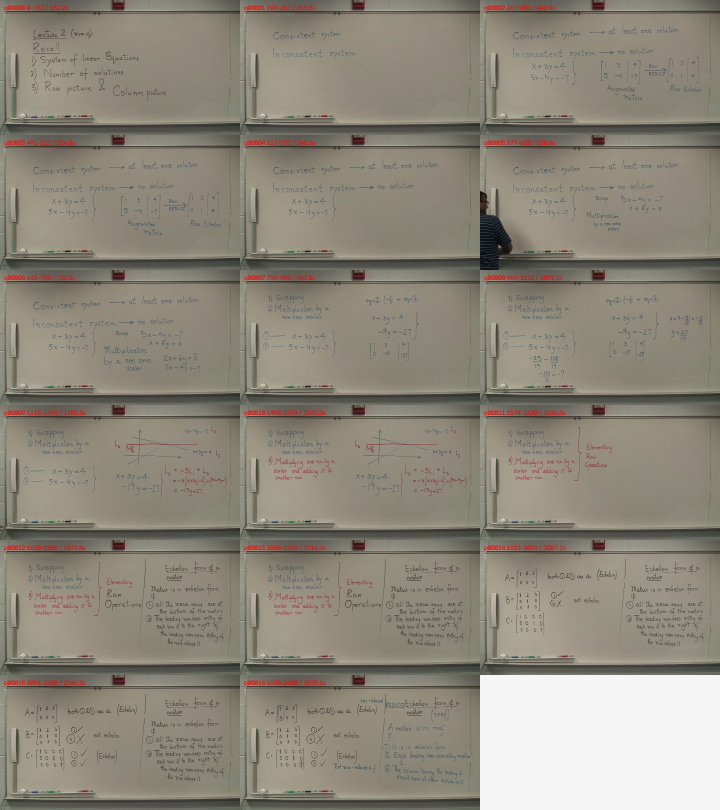
#> input picture experiments/ab-refinement/review-pages15/lecture02-testing-pages.jpg, 1440 x 1620 px (shown at 1/2 size)
$ python -i vision.py   (imports and definitions only)   (older library calls are emulated)
#> lines starting #> are read from the running program, lines starting #| are printed output that depends on the picture; after the words box and inside, x2 and y2 are one past the last pixel; in counts of white or black regions, pixels touching at a corner belong together
#> further down, picture is the input picture: shape (1620, 1440, 3); mean B, G, R 122.3, 135.3, 141.3
"""Model-free fixed-camera board measurements. No generated/inpainted pixels."""
from dataclasses import asdict, dataclass
from functools import lru_cache

import cv2
import numpy as np


@dataclass
class Config:
    sample_seconds: float = 0.5
    analysis_width: int = 640
    board: str = "auto"
    roi: tuple = (0.0, 0.0, 1.0, 1.0)
    confirm: int = 2
    change_pixels: int = 35
    change_fraction: float = 0.001
    cut_fraction: float = 0.65
    tile_size: int = 32
    reconstruction: bool = True

    # [11 lines left out: function validate, not called in this run]

    def json(self):
        return asdict(self)


# [11 lines left out: functions crop, small, not called in this run]


@lru_cache(maxsize=8)
def _surface_basis(h, w):
    yy, xx = np.mgrid[:h, :w].astype("float32")
    xx, yy = 2*xx/w-1, 2*yy/h-1
    return np.stack((xx*0+1, xx, yy, xx*yy, xx*xx, yy*yy), axis=-1)


def surface_foreground(image, polarity=None, return_core=False):
    """Fit a smooth illumination field, not a single board color.

    Robust coarse-cell regression excludes large departures. A color departure
    must contain a thick core: a stroke touching a person cannot flood-fill the
    entire connected writing component into the foreground mask.
    The fitted image is analysis-only and is never used as reconstructed pixels.
    """
#> called with return_core = True
    h, w = image.shape[:2]
    gray = cv2.cvtColor(image, cv2.COLOR_BGR2GRAY)
    if polarity is None:
        detail = gray.astype("float32")-cv2.GaussianBlur(gray.astype("float32"), (0, 0), 3)
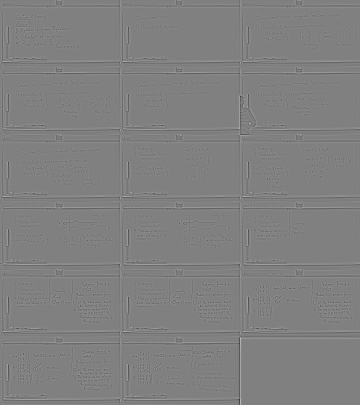
#> detail: shape (1620, 1440) float32 (shown at 1/4 size); min -111, max 109.7, mean 0; drawn with min black and max white
        dark = np.maximum(-detail-8, 0).sum()
#> dark = 3595286.5
        light = np.maximum(detail-8, 0).sum()
#> light = 2026824.6
        polarity = "whiteboard" if dark > light else "blackboard"
#> polarity = 'whiteboard'
    points, colors = [], []
    for y in range(0, h, 32):
        for x in range(0, w, 32):
            tile, g = image[y:y+32, x:x+32], gray[y:y+32, x:x+32]
            lo, hi = np.percentile(g, (60, 90) if polarity == "whiteboard" else (10, 40))
            colors.append(np.median(tile[(g >= lo) & (g <= hi)], axis=0))
            points.append((2*(x+tile.shape[1]/2)/w-1, 2*(y+tile.shape[0]/2)/h-1))
#> g: shape (20, 32); every value is 245
#> after the loop, colors = 2295 items, first 6: [117, 130, 135], [100, 113, 125], [92, 102, 117], [88, 96, 110], [95, 104, 107], [105, 115, 118]; points = 2295 pairs, first value -0.978 to 0.978, second value -0.98 to 0.988
    x, y = np.asarray(points).T
#> x = 2295 values, max 0.978 at index 44, min -0.978 at index 0, mean 5.42e-18; y = 2295 values from -0.98 to 0.988
    basis = np.stack((x*0+1, x, y, x*y, x*x, y*y), axis=-1)
#> basis = 2295 rows, first 6: [1, -0.978, -0.98, 0.958, 0.956, 0.961], [1, -0.933, -0.98, 0.915, 0.871, 0.961], [1, -0.889, -0.98, 0.871, 0.79, 0.961], [1, -0.844, -0.98, 0.828, 0.713, 0.961], [1, -0.8, -0.98, 0.784, 0.64, 0.961], [1, -0.756, -0.98, 0.741, 0.571, 0.961]
    colors = np.asarray(colors)
#> colors = 2295 rows, first 8: [117, 130, 135], [100, 113, 125], [92, 102, 117], [88, 96, 110], [95, 104, 107], [105, 115, 118], [115, 127, 130], [118, 129, 140]
    # Board illumination can vary smoothly, but a lecturer's clothing must not
    # become the illumination model. Use robust tile chromaticity and a soft
    # brightness prior before fitting, rather than fitting the actor first.
    chroma = colors-colors.mean(axis=1, keepdims=True)
#> chroma = 2295 rows, first 8: [-10.33, 2.67, 7.67], [-12.67, 0.333, 12.33], [-11.67, -1.67, 13.33], [-10, -2, 12], [-7, 2, 5], [-7.67, 2.33, 5.33], [-9, 3, 6], [-11, 0, 11]
    dominant_chroma = np.median(chroma, axis=0)
#> dominant_chroma = [-12, 3, 9.33]
    chroma_distance = np.max(np.abs(chroma-dominant_chroma), axis=1)
#> chroma_distance = 2295 values, max 18.33 at index 660, min 0.333 at index 79, mean 2.43
    tile_gray = colors.mean(axis=1)
#> tile_gray = 2295 values, max 245 at index 1920, min 25.33 at index 705, mean 140.4
    board_level = np.percentile(tile_gray, 75 if polarity == "whiteboard" else 25)
#> board_level = 144
    brightness_distance = np.abs(tile_gray-board_level)
#> brightness_distance = 2295 values, max 118.7 at index 705, min 0 at index 710, mean 17.72
    prior = np.minimum(1, 8/np.maximum(chroma_distance, 1))**2
#> prior = 2295 values, max 1 at index 0, min 0.19 at index 660, mean 0.966
    prior *= np.minimum(1, 30/np.maximum(brightness_distance, 1))**2
#> prior = 2295 values, max 1 at index 0, min 0.0129 at index 660, mean 0.904
    weights = prior.copy()
#> weights has the same summary as prior
    for _ in range(5):
        fit = np.linalg.lstsq(basis*weights[:, None], colors*weights[:, None], rcond=None)[0]
        residual = (colors-basis@fit).mean(axis=1)
        weights = prior*np.minimum(1, 10/np.maximum(np.abs(residual), 1))
        weights[residual < -16 if polarity == "whiteboard" else residual > 16] *= .1
    surface = _surface_basis(h, w) @ fit
#> in _surface_basis, `yy, xx = np.mgrid[:h, :w].astype("float32")`:
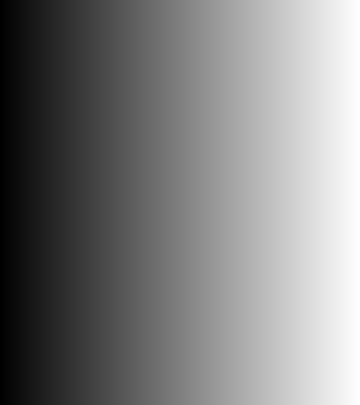
#> xx: shape (1620, 1440) float32 (shown at 1/4 size); min 0, max 1439, mean 719.5; drawn with min black and max white
    departure = (np.max(np.abs(surface-image), axis=2) > 35).astype("uint8")
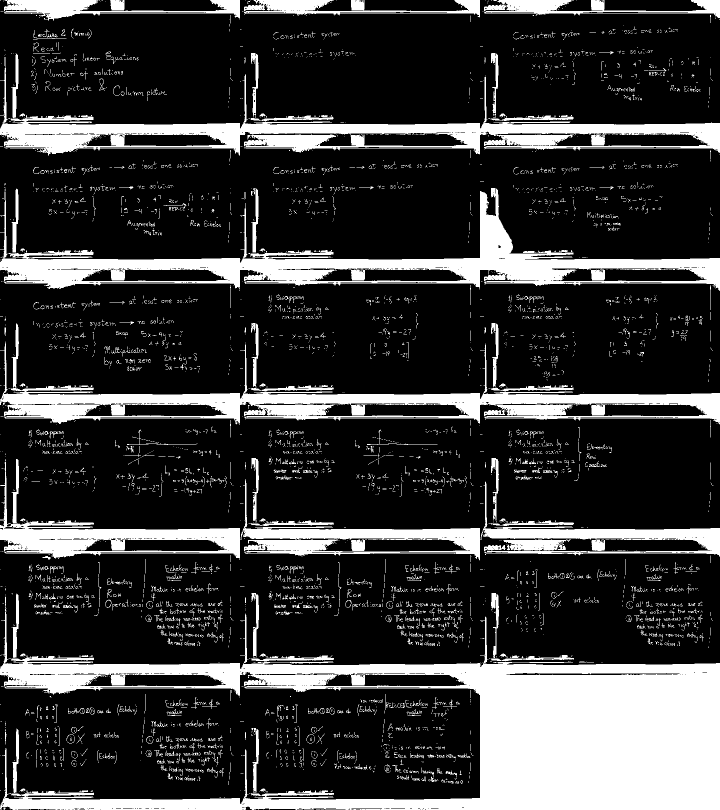
#> departure: shape (1620, 1440) (shown at 1/2 size); values 0 (black) and 1 (white), 21.9% white; 5196 white regions (4529 under 20 px), largest, box (x1, y1, x2, y2) and area: (0, 1193, 1440, 1620) 201254, (0, 376, 1440, 582) 61548, (0, 114, 1440, 311) 53670
    filled = cv2.morphologyEx(departure, cv2.MORPH_CLOSE, np.ones((3, 3), np.uint8))
#> filled: shape (1620, 1440); values 0 (black) and 1 (white), 23.8% white; 2575 white regions (1711 under 20 px), largest, box (x1, y1, x2, y2) and area: (0, 1186, 1440, 1620) 211915, (0, 374, 1440, 620) 68620, (0, 106, 1440, 311) 63134
    core = cv2.morphologyEx(filled, cv2.MORPH_OPEN, np.ones((13, 13), np.uint8))
#> core: shape (1620, 1440); values 0 (black) and 1 (white), 18.1% white; 29 white regions, largest, box (x1, y1, x2, y2) and area: (0, 1318, 1440, 1620) 196123, (0, 388, 1440, 576) 56196, (5, 780, 1440, 847) 49476
    foreground = cv2.dilate(core, np.ones((9, 9), np.uint8)).astype(bool)
#> foreground: shape (1620, 1440) bool; 21.9% white; 19 white regions, largest, box (x1, y1, x2, y2) and area: (0, 1314, 1440, 1620) 214039, (0, 375, 1440, 580) 73457, (0, 234, 1440, 310) 65493
    # A thin forearm can be narrower than the thick foreground core. Extend
    # only substantial skin-colour components connected to existing foreground;
    # this keeps pointed hands out of the confirmed-writing accumulator.
    delta = image.astype(float)-surface
    skin = ((delta[:,:,2]-delta[:,:,0]>12) & (delta[:,:,2]-delta[:,:,1]>4)
            & (np.max(np.abs(delta),axis=2)>20)).astype('uint8')
#> skin: shape (1620, 1440); values 0 (black) and 1 (white), 1.6% white; 307 white regions (126 under 20 px), largest, box (x1, y1, x2, y2) and area: (7, 9, 89, 24) 786, (53, 1089, 124, 1102) 632, (533, 1359, 597, 1371) 620
    skin = cv2.morphologyEx(skin,cv2.MORPH_CLOSE,np.ones((3,3),np.uint8))
#> skin: shape (1620, 1440); values 0 (black) and 1 (white), 1.7% white; 213 white regions (66 under 20 px), largest, box (x1, y1, x2, y2) and area: (488, 1359, 652, 1373) 1635, (7, 1359, 172, 1373) 1606, (487, 1089, 652, 1103) 1577
    skin = cv2.morphologyEx(skin,cv2.MORPH_OPEN,np.ones((3,3),np.uint8))
#> skin: shape (1620, 1440); values 0 (black) and 1 (white), 1.6% white; 201 white regions (41 under 20 px), largest, box (x1, y1, x2, y2) and area: (7, 1359, 125, 1372) 1145, (968, 549, 1077, 563) 1042, (967, 279, 1071, 291) 1002
    count, labels, stats, _ = cv2.connectedComponentsWithStats(skin)
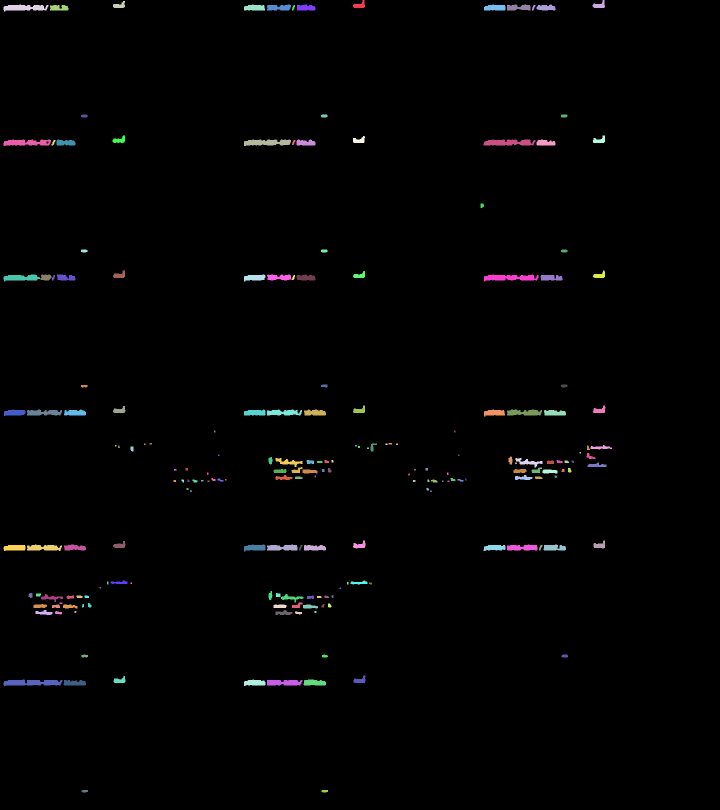
#> labels: shape (1620, 1440) int32 (shown at 1/2 size); 202 distinct labels, from 0 to 201; one colour per label, 0 black
#> count = 202; stats = 202 rows, first 6: [0, 0, 1440, 1620, 2295708], [706, 0, 24, 16, 220], [1185, 0, 25, 16, 225], [226, 2, 24, 14, 208], [7, 9, 90, 14, 864], [488, 9, 42, 12, 429]
    neighbourhood = cv2.dilate(foreground.astype('uint8'),np.ones((25,25),np.uint8)).astype(bool)
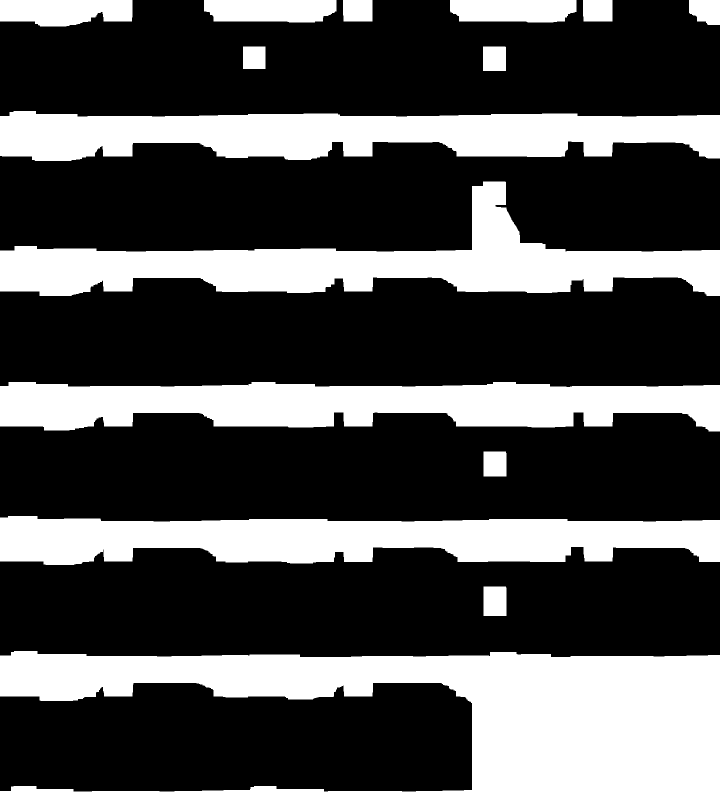
#> neighbourhood: shape (1620, 1440) bool (shown at 1/2 size); 32% white; 15 white regions, largest, box (x1, y1, x2, y2) and area: (0, 1302, 1440, 1620) 261243, (0, 363, 1440, 592) 117648, (0, 1032, 1440, 1130) 106131
    keep = [i for i in range(1,count) if stats[i,cv2.CC_STAT_AREA]>=20 and np.any(neighbourhood & (labels==i))]
#> keep = 85 values from 1 to 201
    skin_core=np.isin(labels,keep)
    foreground |= cv2.dilate(skin_core.astype('uint8'),np.ones((5,5),np.uint8)).astype(bool)
#> foreground: shape (1620, 1440) bool; 22% white; 32 white regions, largest, box (x1, y1, x2, y2) and area: (0, 1314, 1440, 1620) 214039, (0, 375, 1440, 580) 73457, (0, 1044, 1440, 1118) 65677
    if return_core:return foreground,surface,core.astype(bool)|skin_core
    return foreground, surface


def measure_features(image, board="auto"):
    gray = cv2.cvtColor(image, cv2.COLOR_BGR2GRAY)
    foreground, surface, foreground_core = surface_foreground(image, None if board == "auto" else board, return_core=True)
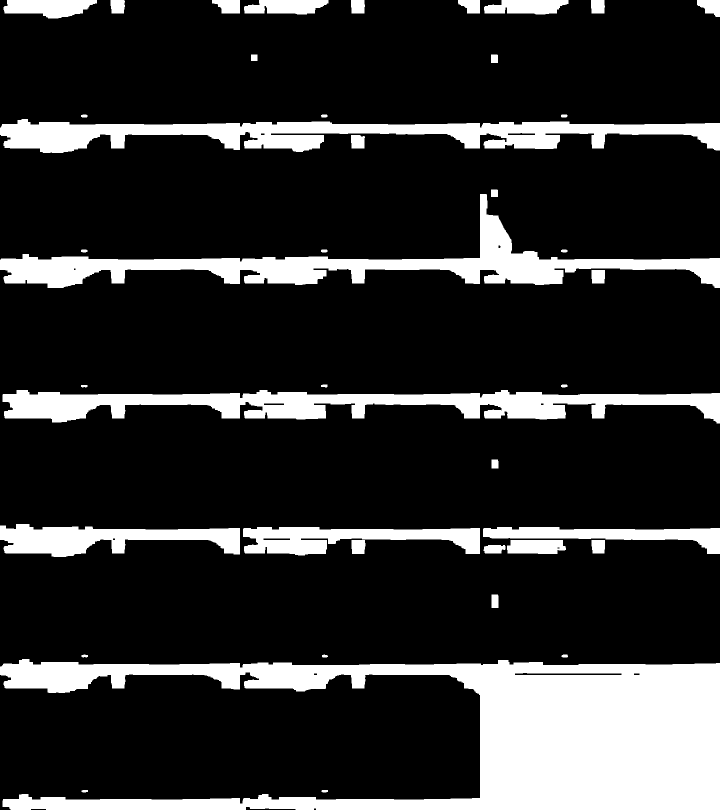
#> foreground_core: shape (1620, 1440) bool (shown at 1/2 size); 18.2% white; 41 white regions, largest, box (x1, y1, x2, y2) and area: (0, 1318, 1440, 1620) 196193, (0, 388, 1440, 576) 56311, (5, 780, 1440, 847) 50183
    # Polarity of thin local detail survives dark exposure. Absolute brightness
    # is only a low-confidence fallback when no useful marks are visible.
    detail = gray.astype("float32")-cv2.GaussianBlur(gray.astype("float32"), (0, 0), 3)
    dark = float(np.maximum(-detail-8, 0)[~foreground].sum())
#> dark = 2376395
    light = float(np.maximum(detail-8, 0)[~foreground].sum())
#> light = 946229.8
    confidence = abs(dark-light)/max(1., dark+light)
#> confidence = 0.43
    if board != "auto":
        kind = board
    elif dark+light > gray.size*.01 and confidence > .12:
        kind = "whiteboard" if dark > light else "blackboard"
#> kind = 'whiteboard'
    else:
        kind = "whiteboard" if np.median(surface) > 95 else "blackboard"
        confidence = 0.
    kernel = cv2.getStructuringElement(cv2.MORPH_ELLIPSE, (15, 15))
    op = cv2.MORPH_BLACKHAT if kind == "whiteboard" else cv2.MORPH_TOPHAT
#> op = 6
    contrast = cv2.morphologyEx(gray, op, kernel)
    ink = (contrast > 8) & ~foreground
#> ink: shape (1620, 1440) bool; 8% white; 5811 white regions (4327 under 20 px), largest, box (x1, y1, x2, y2) and area: (478, 1111, 714, 1326) 4411, (478, 843, 676, 1055) 4068, (479, 303, 675, 515) 3931
    lap = np.abs(cv2.Laplacian(gray, cv2.CV_32F))
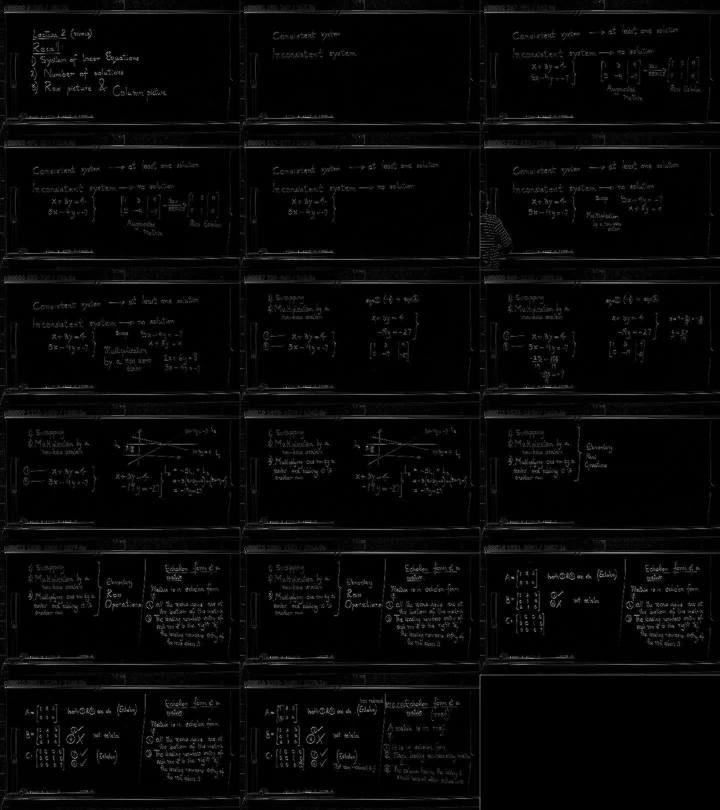
#> lap: shape (1620, 1440) float32 (shown at 1/2 size); min 0, max 390, mean 10.8; drawn with min black and max white
    sharpness = float(lap[ink].mean()) if ink.any() else 0.
#> sharpness = 47.38
    return dict(ink=ink, foreground=foreground, foreground_core=foreground_core, board=kind, contrast=contrast,
                board_confidence=confidence, dark_detail=dark, light_detail=light,
                surface_median=float(np.median(surface)), ink_sharpness=sharpness)


def features(image, board="auto"):
    m = measure_features(image, board)
    return m["ink"], m["foreground"], m["board"]


# [49 lines left out: functions cut_score, camera_evidence, not called in this run]


def camera_shift(a, b):
    moving, evidence = camera_evidence(a, b)
    return moving, evidence["phase"]


# [147 lines left out: functions rank_candidates, analyze, not called in this run]

>>> import cv2
>>> picture = cv2.imread('../experiments/ab-refinement/review-pages15/lecture02-testing-pages.jpg')
>>> result = measure_features(picture)
#> result = 10 items
